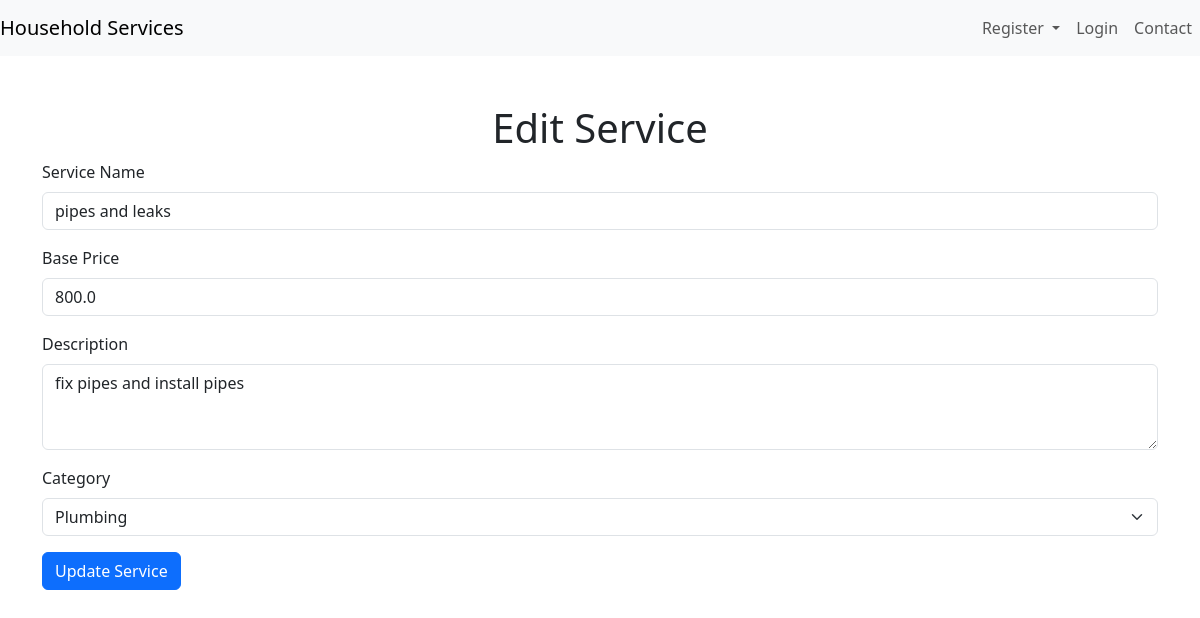
The app's page /admin/services/edit/1 (signed in), older data.
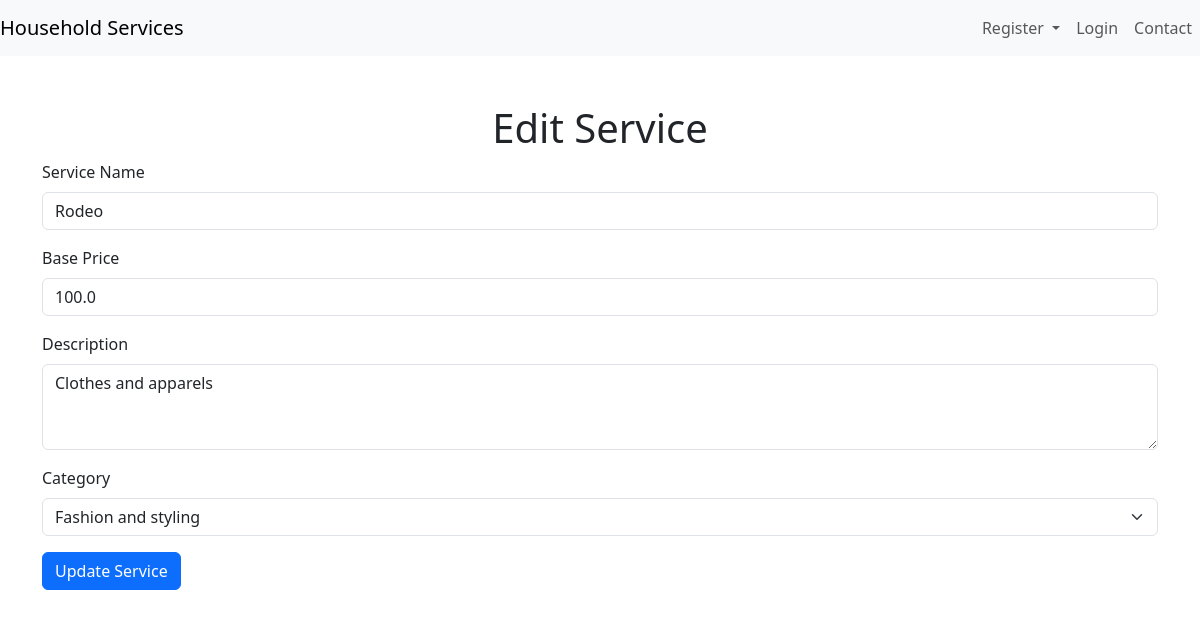
The same page, newer data.
### models.py (models this page shows)
class Service(db.Model):
    id = db.Column(db.Integer, primary_key=True)
    base_price = db.Column(db.Float, nullable=False)
    name = db.Column(db.String(64), nullable=False)
    description = db.Column(db.String(32), nullable=False)
    time_required = db.Column(db.String(32), nullable=True)
    category_id = db.Column(db.Integer, db.ForeignKey('category.id'), nullable=True)
    category = db.relationship('Category', backref='services')
    ratings = db.Column(db.Integer, nullable=True)

class Category(db.Model):
    id = db.Column(db.Integer, primary_key=True)
    name = db.Column(db.String(32), nullable=False)

### routes.py (the view, shortened to what this page needs)
@app.route('/admin/services/edit/<int:service_id>', methods=['GET', 'POST'])
@auth_required
def edit_service(service_id):
    service = Service.query.get(service_id)
    if not service:
        flash("Service not found.", "danger")
        return redirect(url_for('AdminServices'))
    categories = Category.query.all()
    return render_template('service_edit.html', service=service, categories=categories)

### routes.py (called while the page is built)
def auth_required(fnc):
    @wraps(fnc)  # Preserve the original function's metadata
    def inner(*args, **kwargs):
        if 'user_id' in session:
            return fnc(*args, **kwargs)
        if request.endpoint == 'Login' or request.endpoint == 'Register':
            return fnc(*args, **kwargs)
        flash('Please login to continue', 'warning')
        return redirect(url_for('Login'))
    return inner

### templates/service_edit.html (shortened to what this page needs)
{% extends 'layout.html' %}
{% block content %}
<div class="container mt-5">
    <h1 class="text-center">Edit Service</h1>
    <form method="POST" action="{{ url_for('edit_service', service_id=service.id) }}">
        <div class="mb-3">
            <label for="name" class="form-label">Service Name</label>
            <input type="text" class="form-control" id="name" name="name" value="{{ service.name }}" required>
        </div>
        <div class="mb-3">
            <label for="base_price" class="form-label">Base Price</label>
            <input type="number" class="form-control" id="base_price" name="base_price" value="{{ service.base_price }}" required>
        </div>
        <div class="mb-3">
            <label for="description" class="form-label">Description</label>
            <textarea class="form-control" id="description" name="description" rows="3" required>{{ service.description }}</textarea>
        </div>
        <div class="mb-3">
            <label for="category_id" class="form-label">Category</label>
            <select class="form-select" id="category_id" name="category_id" required>
                {% for category in categories %}
                <option value="{{ category.id }}" {% if category.id == service.category_id %}selected{% endif %}>
                    {{ category.name }}
                </option>
                {% endfor %}
            </select>
        </div>
        <button type="submit" class="btn btn-primary">Update Service</button>
    </form>
</div>
{% endblock %}

Row changes from the older to the newer data that the page shows:
changed Service: name "pipes and leaks" → "Rodeo"; base_price "800.0" → "100.0"; description "fix pipes and install pipes" → "Clothes and apparels"; category_id "Plumbing" → "Fashion and styling"
